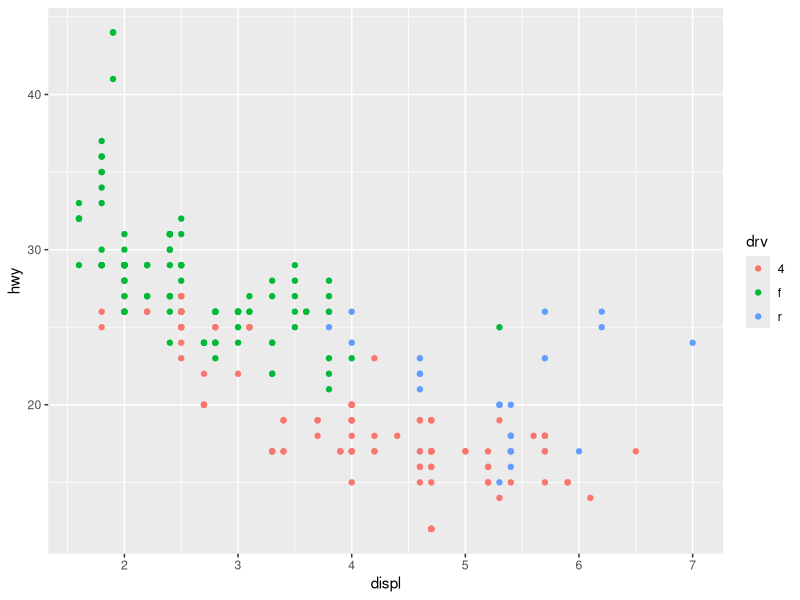

Here is the R script that generated this plot:
#
#
#

library(ggplot2)

# 
str(mpg) # miles-per-gallon
# =>
#'data.frame':  234 obs. of  11 variables:
#  $ manufacturer: Factor w/ 15 levels "audi","chevrolet",..: 1 1 1 1 1 1 1 1 1 1 ...
#$ model       : Factor w/ 38 levels "4runner 4wd",..: 2 2 2 2 2 2 2 3 3 3 ...
#$ displ       : num  1.8 1.8 2 2 2.8 2.8 3.1 1.8 1.8 2 ...
#$ year        : int  1999 1999 2008 2008 1999 1999 2008 1999 1999 2008 ...
#$ cyl         : int  4 4 4 4 6 6 6 4 4 4 ...
#$ trans       : Factor w/ 10 levels "auto(av)","auto(l3)",..: 4 9 10 1 4 9 1 9 4 10 ...
#$ drv         : Factor w/ 3 levels "4","f","r": 2 2 2 2 2 2 2 1 1 1 ...
#$ cty         : int  18 21 20 21 16 18 18 18 16 20 ...
#$ hwy         : int  29 29 31 30 26 26 27 26 25 28 ...
#$ fl          : Factor w/ 5 levels "c","d","e","p",..: 4 4 4 4 4 4 4 4 4 4 ...
#$ class       : Factor w/ 7 levels "2seater","compact",..: 2 2 2 2 2 2 2 2 2 2 ...

#qplot(displ, hwy, data = mpg) # qplot(x, y, data)

# additionally, color by drv factor (front, rear, 4-wheels)
qplot(displ, hwy, data = mpg, color = drv)
